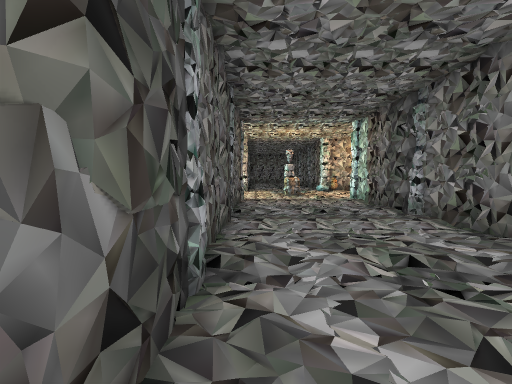
view 1 (above)

16 first-person views from a walk through a level from a Godot 3-D game. The camera is 1.2 m above the floor, tilts 4° down and sees 90° across. The floor is counted in squares, 1.34 m on a side. Each view is taken from the middle of a square. On the plan, view 1 faces up. The plan holds only what a view shows up to about 10 squares ahead; the rest is blank.

view 2
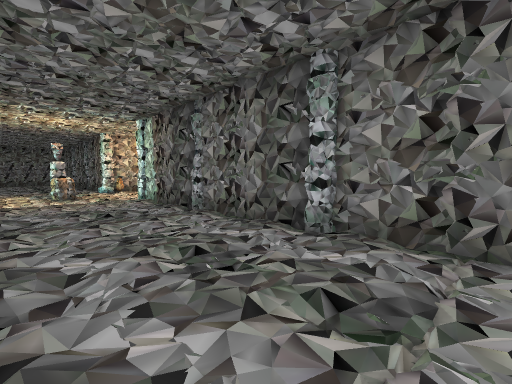

view 3
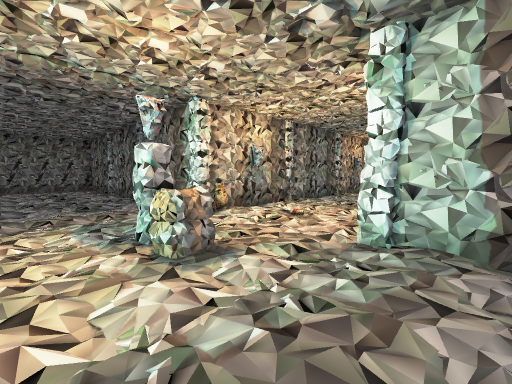

view 4
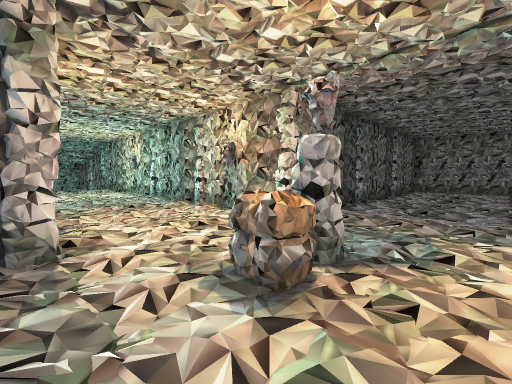

view 5
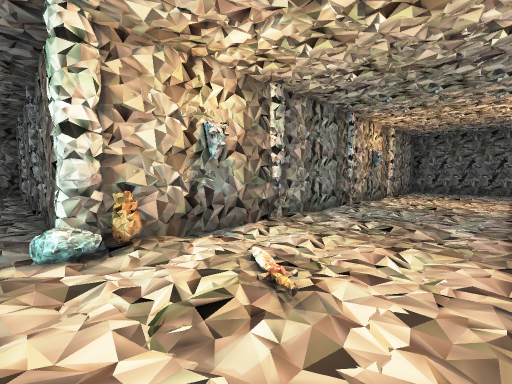

view 6
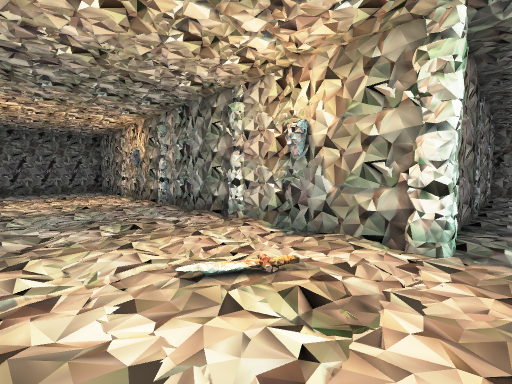

view 7
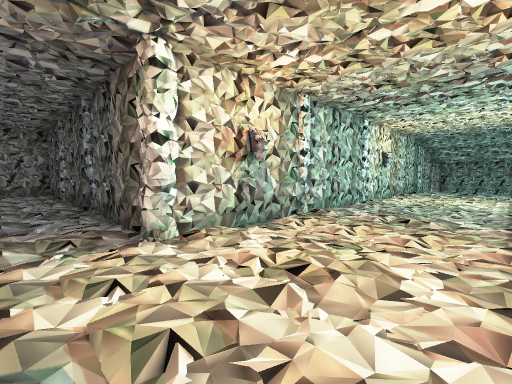

view 8
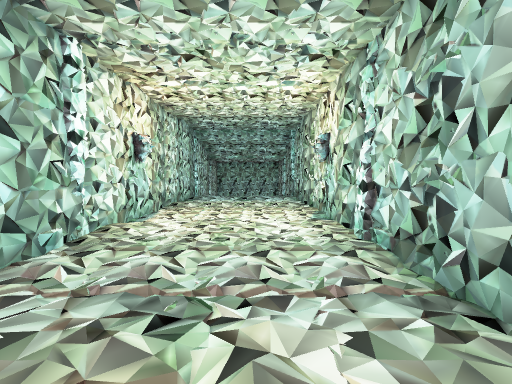

view 9
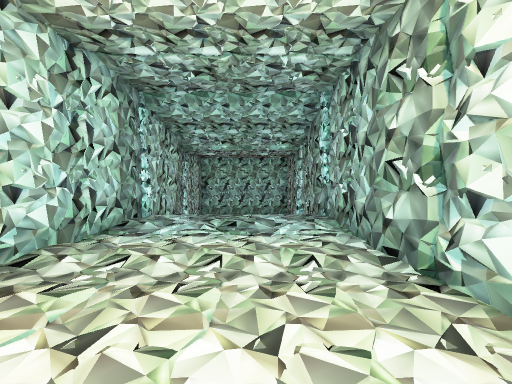

view 10
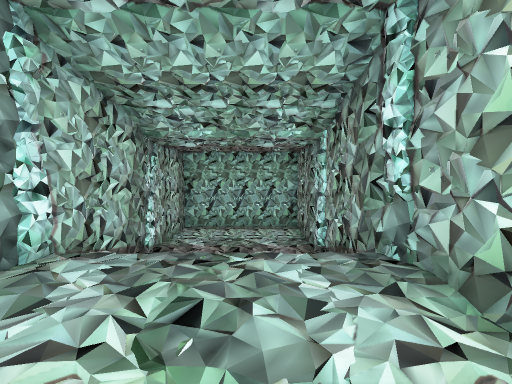

view 11
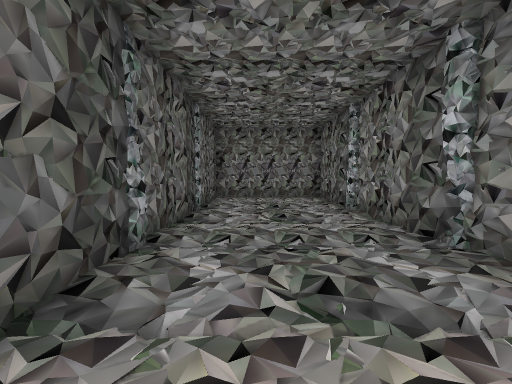

view 12
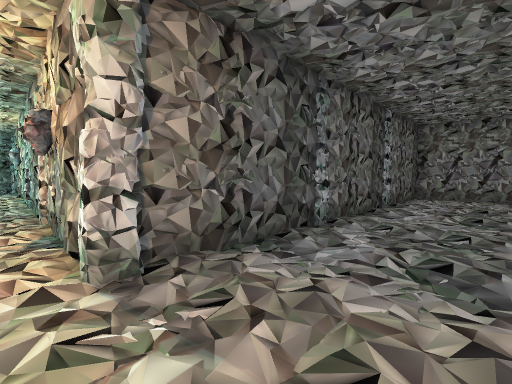

view 13
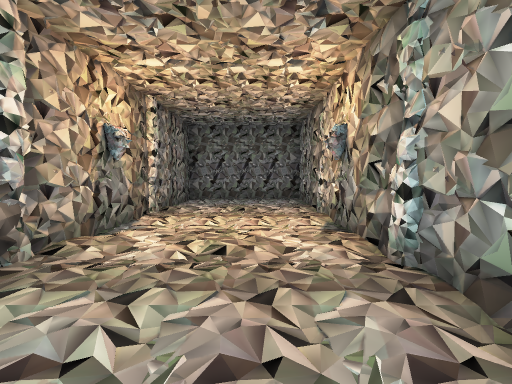

view 14
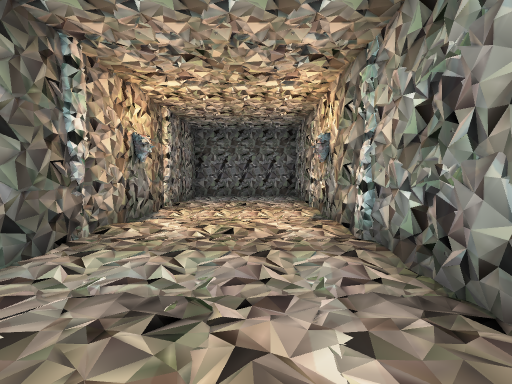

view 15
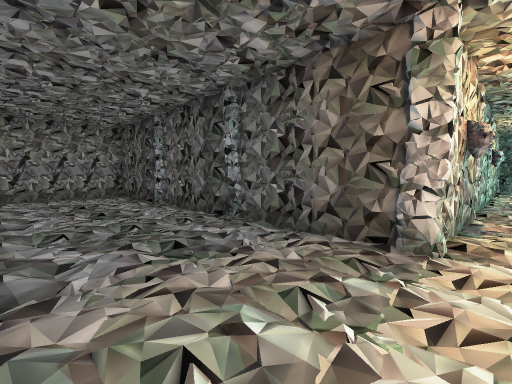

view 16
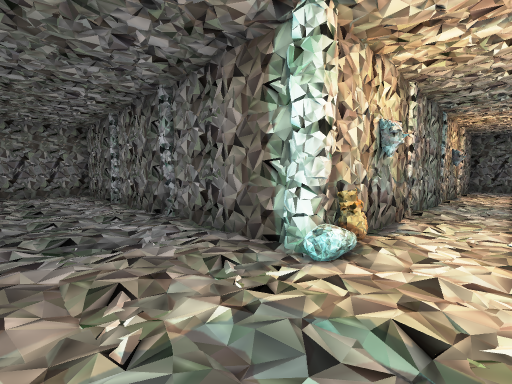

### Floor plan
Key: @ floor where view 1 was taken; # wall or solid block; . main floor; - floor 1.25 m lower than the main floor; / step, stairs or slope; = window, fence, low wall or low ledge; T torch; O other object.
Columns run from 22 left of view 1 to 18 right of it. Each row starts with its distance up from view 1.
 24                      ######
 23                      #....#
 22                      #....#
 21                      #....#
 20                      #....#
 19                      #=...#
 18                      #....#
 17                      #....#
 16                      #....#
 15                      #....#
 14 ######################....###############
 13 #-///  /............T.....O.............#
 12 #-///  /................................#
 11 #-///  /...............OO...............#
 10 #-////  .=..................T..=...T....#
  9 ######################....###############
  8                      #....#
  7                      #....#
  6                      #....#
  5                      #....#
  4                      #....#
  3                      #....#
  2                      #....#
  1                      #....#
  0                      #@...#
 -1                      ######

Where each view was taken, in squares from view 1:
view 1: 0 up, 0 right, facing up
view 2: 0 up, 0 right, facing up-right
view 3: 8 up, 0 right, facing up-right
view 4: 9 up, 3 right, facing up-left
view 5: 10 up, 3 right, facing up-right
view 6: 13 up, 3 right, facing down-right
view 7: 13 up, 1 right, facing down-left
view 8: 12 up, 4 left, facing left
view 9: 12 up, 9 left, facing left
view 10: 12 up, 12 left, facing left
view 11: 14 up, 1 right, facing up
view 12: 13 up, 2 right, facing up-left
view 13: 11 up, 8 right, facing right
view 14: 11 up, 7 right, facing right
view 15: 10 up, 3 right, facing down-left
view 16: 12 up, 1 right, facing up-right
